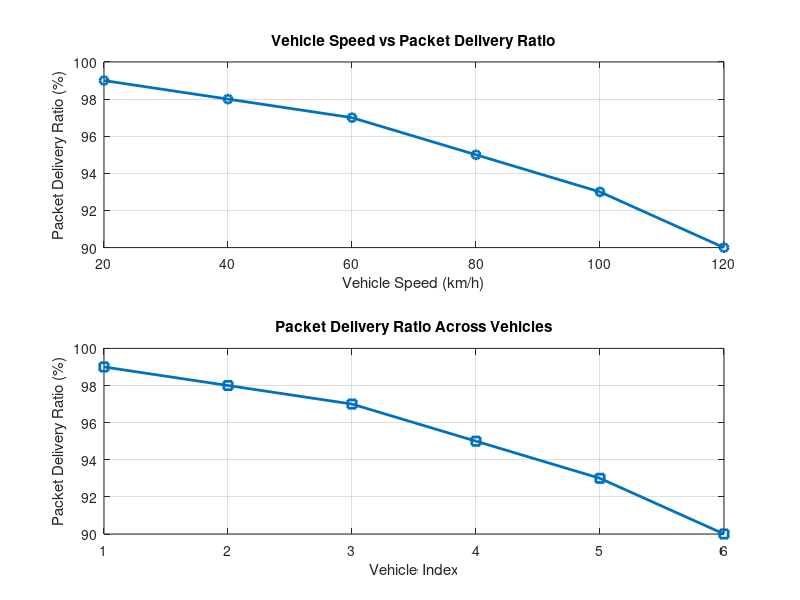

Recreate this plot in MATLAB.
clc;
clear;
close all;
% Vehicle Speed (km/h)
speed = 20:20:120;
% Simulated Packet Delivery Ratio (%)
PDR = [99 98 97 95 93 90];
disp('Vehicle Speed (km/h) Packet Delivery Ratio (%)')
disp([speed' PDR'])
figure
% -------- Graph 1 --------
subplot(2,1,1)
plot(speed,PDR,'-o','LineWidth',2)
title('Vehicle Speed vs Packet Delivery Ratio')
xlabel('Vehicle Speed (km/h)')
ylabel('Packet Delivery Ratio (%)')
grid on

% -------- Graph 2 --------
subplot(2,1,2)
plot(1:length(PDR),PDR,'-s','LineWidth',2)
title('Packet Delivery Ratio Across Vehicles')
xlabel('Vehicle Index')
ylabel('Packet Delivery Ratio (%)')
grid on
